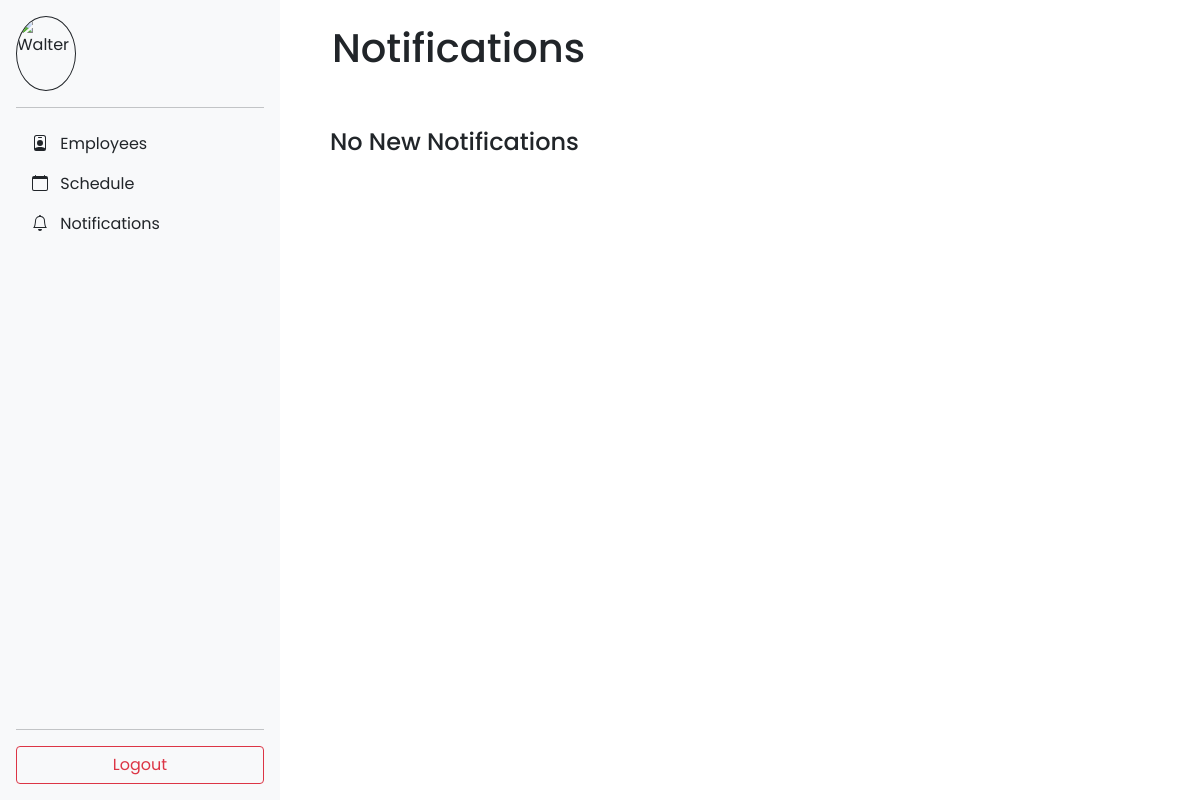
/notifications/ (signed in), run on an earlier commit of the app's database.
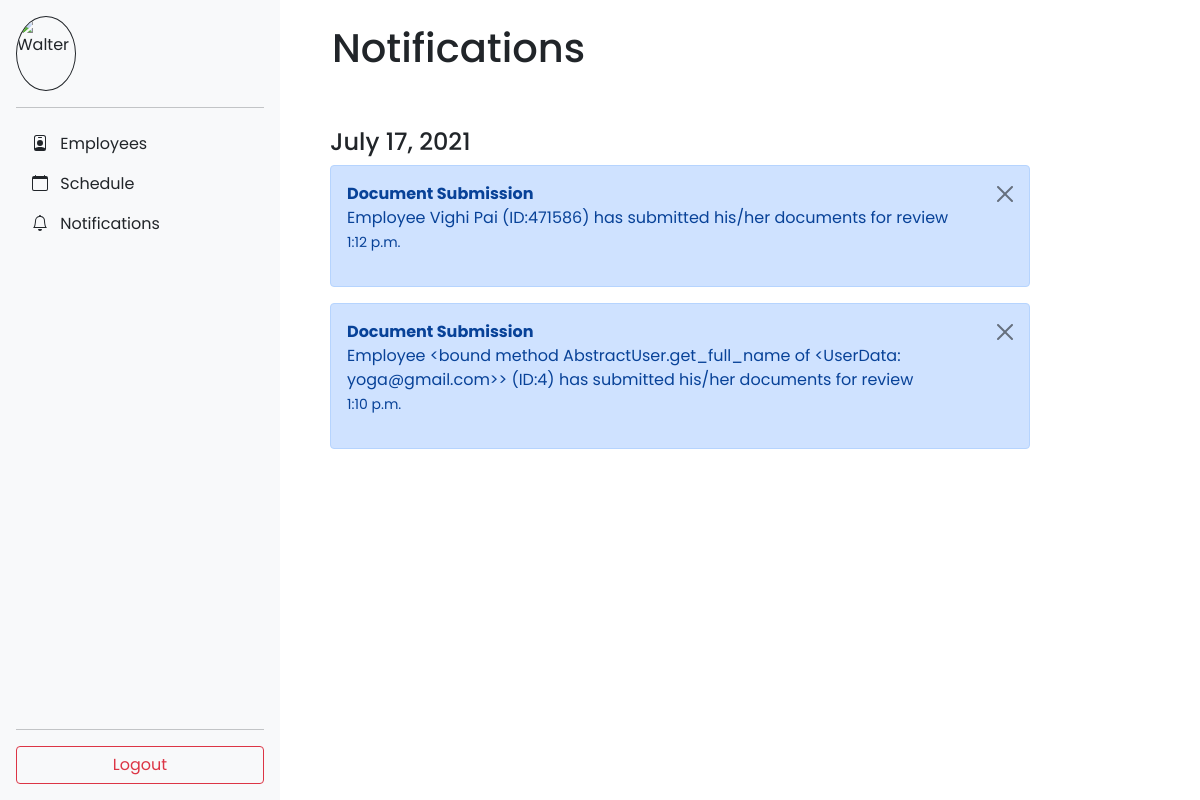
And on a later commit of the database.
### project1/models.py (models this page shows)
class Notifications(models.Model):
    user = ForeignKey(UserData, on_delete=models.CASCADE)
    title = CharField(max_length=255)
    notification = CharField(max_length=255)
    date = DateField(auto_now_add=True)
    time = TimeField(auto_now_add=True)

### project1/views.py (the view)
# urls.py: path("notifications/", views.notifications, name="notifications"),
def notifications(request):
    notifs = Notifications.objects.filter(user_id=request.user.id).order_by('-date').order_by('-time')
    return render(request, "notifications.html", {'notifs':notifs})

### templates/notifications.html (shortened to what this page needs)
{% extends 'sidebar.html' %}
{% load static %}
{% block content %}
<head>
    <link href="https://cdn.jsdelivr.net/npm/bootstrap@5.0.2/dist/css/bootstrap.min.css" rel="stylesheet">
    <link rel="stylesheet" href="{% static 'notificationsStyle.css' %}">
</head>
<div class="col-md-9">
    <br>
    <h1>Notifications</h1>
    <br>
    <br>
    <div class="container">
        {% for notif in notifs %}
        <div>
            {% ifchanged %}<p class="h4">{{notif.date}}</p> {% endifchanged %}
        </div>
        <div class="alert alert-primary alert-dismissible fade show" onclick="location.href='/del_notif/?id={{notif.id}}'" role="alert">
            <strong>{{notif.title}}</strong>
            <br>
                    {{notif.notification}}
            <p><small>{{notif.time}}</small></p>
            <button type="button" class="btn-close" data-bs-dismiss="alert" aria-label="Close"></button>
        </div>
        {% empty %}
        <h4>No New Notifications</h4>
        {% endfor %}
    </div>
</div>
{% endblock %}

### templates/sidebar.html (shortened to what this page needs)
<!doctype html>
{% load static %}
<html lang="en">
  <head>
    <link href="https://cdn.jsdelivr.net/npm/bootstrap@5.0.2/dist/css/bootstrap.min.css" rel="stylesheet">
    <link href="{% static 'sidebars.css' %}" rel="stylesheet">
  </head>
  <body>
    <div class="row">
      <div class="col-md-3">
        <main>
          <div class="d-flex flex-column flex-shrink-0 p-3 bg-light" style="width: 280px;">
            <a href="/" class="d-flex align-items-center mb-3 mb-md-0 me-md-auto link-dark text-decoration-none">
              <img src="https://upload.wikimedia.org/wikipedia/en/0/03/Walter_White_S5B.png" class="rounded-circle" alt="Walter">
            </a>
            <hr>
            <ul class="nav nav-pills flex-column mb-auto">
              {% if user.is_staff %}
              <li class="nav-item">
                <a href="/hr/emp_info/" class="nav-link link-dark" aria-current="page">
                  Employees
                </a>
              </li>
              {% endif %}
              <li>
                <a href="/schedule/" class="nav-link link-dark">
                  Schedule
                </a>
              </li>
              <li>
                <a href="/notifications/" class="nav-link link-dark">
                  Notifications
                </a>
              </li>
            </ul>
            <hr>
            <button type="button" class="btn btn-outline-danger" onclick="location.href='/logout/'">Logout</button>
          </div>
        </main>
      </div>
      {% block content %} Content {% endblock %}
    </div>
  </body>
</html>

### static/sidebars.css (style rules this page uses)
body { min-height: 100vh; min-height: -webkit-fill-available; }
html { height: -webkit-fill-available; }
main { display: flex; flex-wrap: nowrap; height: 100%; height: -webkit-fill-available; max-height: 100vh; overflow-x: auto; overflow-y: hidden; position: fixed; }
.bi { vertical-align: -.125em; pointer-events: none; fill: currentColor; }
.rounded-circle { border:1px solid; border-radius:500px; width:60px; height:75px; }

### static/notificationsStyle.css (style rules this page uses)
* { margin-left: 0; padding: 0; box-sizing: border-box; font-family: "Poppins", sans-serif; }
h1 { margin-left: 0.65em; }
.alert { display: block; max-width: 700px; }

What changed in the data, as far as the page shows it:
added Notifications: date "July 17, 2021", title "Document Submission", notification "Employee Vighi Pai (ID:471586) has submitted his/her documents for review", time "1:12 p.m."
added Notifications: title "Document Submission", notification "Employee <bound method AbstractUser.get_full_name of <UserData: yoga@gmail.com>> (ID:4) has submitted his/her documents for review", time "1:10 p.m."
Also different on the page:
text no longer shown: "No New Notifications"
